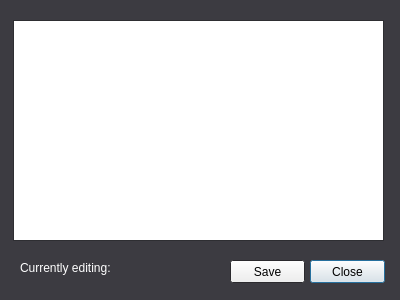
<?xml version="1.0" encoding="UTF-8"?>
<ui version="4.0">
 <class>Dialog</class>
 <widget class="QDialog" name="Dialog">
  <property name="geometry">
   <rect>
    <x>0</x>
    <y>0</y>
    <width>400</width>
    <height>300</height>
   </rect>
  </property>
  <property name="palette">
   <palette>
    <active>
     <colorrole role="Text">
      <brush brushstyle="SolidPattern">
       <color alpha="255">
        <red>255</red>
        <green>255</green>
        <blue>255</blue>
       </color>
      </brush>
     </colorrole>
     <colorrole role="Window">
      <brush brushstyle="SolidPattern">
       <color alpha="255">
        <red>60</red>
        <green>59</green>
        <blue>65</blue>
       </color>
      </brush>
     </colorrole>
    </active>
    <inactive>
     <colorrole role="Text">
      <brush brushstyle="SolidPattern">
       <color alpha="255">
        <red>255</red>
        <green>255</green>
        <blue>255</blue>
       </color>
      </brush>
     </colorrole>
     <colorrole role="Window">
      <brush brushstyle="SolidPattern">
       <color alpha="255">
        <red>60</red>
        <green>59</green>
        <blue>65</blue>
       </color>
      </brush>
     </colorrole>
    </inactive>
    <disabled>
     <colorrole role="Text">
      <brush brushstyle="SolidPattern">
       <color alpha="255">
        <red>255</red>
        <green>255</green>
        <blue>255</blue>
       </color>
      </brush>
     </colorrole>
     <colorrole role="Window">
      <brush brushstyle="SolidPattern">
       <color alpha="255">
        <red>60</red>
        <green>59</green>
        <blue>65</blue>
       </color>
      </brush>
     </colorrole>
    </disabled>
   </palette>
  </property>
  <property name="windowTitle">
   <string>Raspbot RCA: Edit</string>
  </property>
  <property name="whatsThis">
   <string>Edit file contents.</string>
  </property>
  <widget class="QPlainTextEdit" name="editor">
   <property name="geometry">
    <rect>
     <x>13</x>
     <y>20</y>
     <width>371</width>
     <height>221</height>
    </rect>
   </property>
   <property name="palette">
    <palette>
     <active>
      <colorrole role="Text">
       <brush brushstyle="SolidPattern">
        <color alpha="255">
         <red>0</red>
         <green>0</green>
         <blue>0</blue>
        </color>
       </brush>
      </colorrole>
     </active>
     <inactive>
      <colorrole role="Text">
       <brush brushstyle="SolidPattern">
        <color alpha="255">
         <red>0</red>
         <green>0</green>
         <blue>0</blue>
        </color>
       </brush>
      </colorrole>
     </inactive>
     <disabled>
      <colorrole role="Text">
       <brush brushstyle="SolidPattern">
        <color alpha="255">
         <red>0</red>
         <green>0</green>
         <blue>0</blue>
        </color>
       </brush>
      </colorrole>
     </disabled>
    </palette>
   </property>
   <property name="plainText">
    <string/>
   </property>
  </widget>
  <widget class="QPushButton" name="closebutton">
   <property name="geometry">
    <rect>
     <x>310</x>
     <y>260</y>
     <width>75</width>
     <height>23</height>
    </rect>
   </property>
   <property name="text">
    <string>Close</string>
   </property>
  </widget>
  <widget class="QPushButton" name="savebutton">
   <property name="geometry">
    <rect>
     <x>230</x>
     <y>260</y>
     <width>75</width>
     <height>23</height>
    </rect>
   </property>
   <property name="text">
    <string>Save</string>
   </property>
  </widget>
  <widget class="QLabel" name="filelabel">
   <property name="geometry">
    <rect>
     <x>20</x>
     <y>260</y>
     <width>181</width>
     <height>16</height>
    </rect>
   </property>
   <property name="palette">
    <palette>
     <active>
      <colorrole role="WindowText">
       <brush brushstyle="SolidPattern">
        <color alpha="255">
         <red>255</red>
         <green>255</green>
         <blue>255</blue>
        </color>
       </brush>
      </colorrole>
     </active>
     <inactive>
      <colorrole role="WindowText">
       <brush brushstyle="SolidPattern">
        <color alpha="255">
         <red>255</red>
         <green>255</green>
         <blue>255</blue>
        </color>
       </brush>
      </colorrole>
     </inactive>
     <disabled>
      <colorrole role="WindowText">
       <brush brushstyle="SolidPattern">
        <color alpha="255">
         <red>120</red>
         <green>120</green>
         <blue>120</blue>
        </color>
       </brush>
      </colorrole>
     </disabled>
    </palette>
   </property>
   <property name="text">
    <string>Currently editing: </string>
   </property>
  </widget>
 </widget>
 <resources/>
 <connections/>
</ui>
